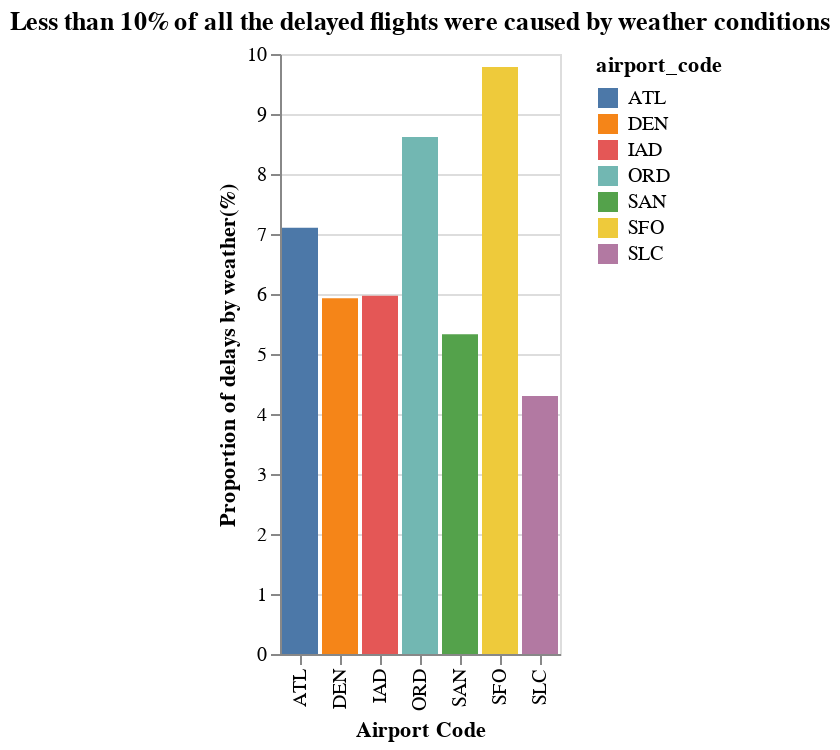

Write notebook code for a chart like this one.
### Code cell
base_chart3 = (alt.Chart(delays_by_weather_by_airport)
                    .encode(
                        x = alt.X("airport_code",
                        title="Airport Code"),
                        y = alt.Y("prop_delays_weather",
                        title="Proportion of delays by weather(%)"),
                        color = "airport_code"
                    )
                    .mark_bar()
                    .properties(title="Less than 10% of all the delayed flights were caused by weather conditions")
)

base_chart3

### Figure 1 — Vega-Lite specification as saved in the notebook (floating-point values rounded to 4 significant figures)
{"config": {"view": {"continuousWidth": 400, "continuousHeight": 300}}, "data": {"name": "data-d212f227d672b8ab4dd299210966cf8d"}, "mark": "bar", "encoding": {"color": {"type": "nominal", "field": "airport_code"}, "x": {"type": "nominal", "field": "airport_code", "title": "Airport Code"}, "y": {"type": "quantitative", "field": "prop_delays_weather", "title": "Proportion of delays by weather(%)"}}, "title": "Less than 10% of all the delayed flights were caused by weather conditions", "$schema": "https://vega.github.io/schema/vega-lite/v4.8.1.json", "datasets": {"data-d212f227d672b8ab4dd299210966cf8d": [{"airport_code": "ATL", "total_flights": 4430047, "total_delays_weather": 314800.0, "prop_delays_weather": 7.106}, {"airport_code": "DEN", "total_flights": 2513974, "total_delays_weather": 149100.0, "prop_delays_weather": 5.931}, {"airport_code": "IAD", "total_flights": 851571, "total_delays_weather": 50840.0, "prop_delays_weather": 5.97}, {"airport_code": "ORD", "total_flights": 3597588, "total_delays_weather": 310000.0, "prop_delays_weather": 8.616}, {"airport_code": "SAN", "total_flights": 917862, "total_delays_weather": 48920.0, "prop_delays_weather": 5.33}, {"airport_code": "SFO", "total_flights": 1630945, "total_delays_weather": 159600.0, "prop_delays_weather": 9.785}, {"airport_code": "SLC", "total_flights": 1403384, "total_delays_weather": 60350.0, "prop_delays_weather": 4.3}]}}
